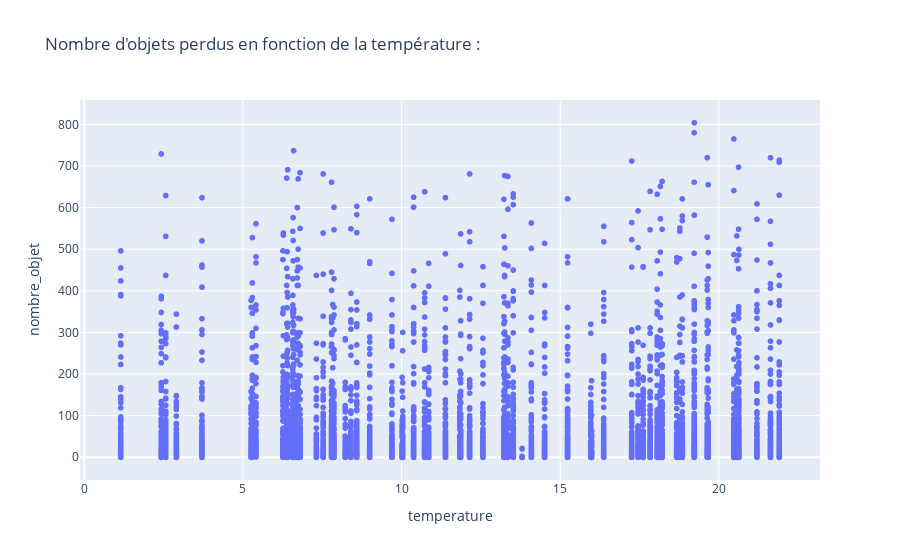

Write notebook code for a chart like this one.
### Markdown cell above
## Question 1 : Corrélation entre nombre d’objets perdus et température sur un scatterplot.

### Code cell
px.scatter(test_2_objets, x='temperature', y='nombre_objet',
            title="Nombre d'objets perdus en fonction de la température :"
)

### Figure 1 — Plotly figure (JSON) as saved in the notebook; plotly's stock layout.template omitted (floating-point values rounded to 4 significant figures; data arrays with more than 128 entries replaced by an {"elided": "..."} marker saying what was removed)
{"data": [{"hovertemplate": "temperature=%{x}<br>nombre_objet=%{y}<extra></extra>", "legendgroup": "", "marker": {"color": "#636efa", "symbol": "circle"}, "mode": "markers", "name": "", "showlegend": false, "type": "scattergl", "x": {"elided": "11193 float values"}, "xaxis": "x", "y": {"elided": "11193 int values"}, "yaxis": "y"}], "layout": {"legend": {"tracegroupgap": 0}, "title": {"text": "Nombre d'objets perdus en fonction de la température :"}, "xaxis": {"anchor": "y", "domain": [0, 1], "title": {"text": "temperature"}}, "yaxis": {"anchor": "x", "domain": [0, 1], "title": {"text": "nombre_objet"}}}}
